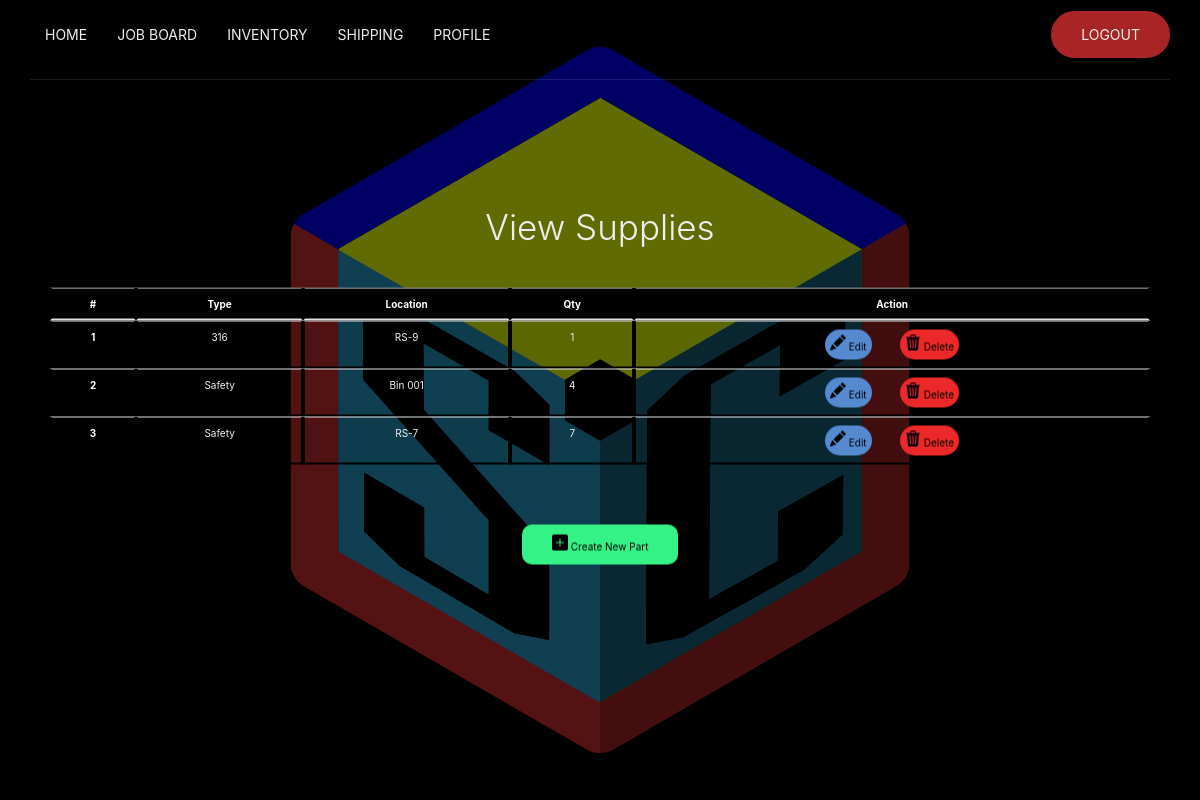
Screenshot of /view_supplies.php with the database file from the repository.
### tables this page shows
CREATE TABLE `supplies` (
  `id` int(11) NOT NULL,
  `type` varchar(20) NOT NULL,
  `location` varchar(20) NOT NULL,
  `quantity` int(11) NOT NULL
);

### php/view_supplies_table.php (called while the page is built)
<?php
include "connection_inv.php";
$sql = "SELECT * FROM supplies ORDER BY id";
$result = mysqli_query($conn, $sql);
?>

### view_supplies.php (the view, shortened to what this page needs)
<?php
include "php/view_supplies_table.php";
?>
<!DOCTYPE html>
<html>
<head>
	<link rel="stylesheet" href="https://maxcdn.bootstrapcdn.com/bootstrap/4.0.0/css/bootstrap.min.css">
	<link rel="stylesheet" href="https://unpkg.com/ionicons@4.5.10-0/dist/css/ionicons.min.css">
  <link rel="stylesheet" href="css/wdd.css">
</head>
<body>
		<header>
			<div class="container">
				<nav>
					<ul class="nav-list">
						<li>
							<a href="index.php">Home</a>
						</li>
						<li>
							<a href="jboard.php">Job Board</a>
						</li>
						<li>
						<li>
							<a href="#">Inventory
							</a>
						</li>
							<a href="shipping.php">Shipping</a>
						</li>
						<li>
							<a href="profile.php">Profile</a>
						</li>
						<li class="move-right btn">
							<a href="php/logout.php">Logout</a>
						</li>
					</ul>
				</nav>
			</div>
		</header>
	<section class="hero">
		<div class="text">
			<div id="box">
				<div id="title">
					<div class="container">
						<h4 class="display-4 text-center">View Supplies</h4><br>
						<?php if (mysqli_num_rows($result)) { ?>
						<div class="outer-wrapper">
							<div class="table-wrapper">
								<table class="table table-striped">
									<thead>
										<tr>
											<th scope="col">#</th>
											<th scope="col">Type</th>
											<th scope="col">Location</th>
											<th scope="col">Qty</th>
											<th scope="col">Action</th>
										</tr>
									</thead>
									<tbody>
										<?php
											 $i = 0;
											 while($rows = mysqli_fetch_assoc($result)){
											 $i++;
										 ?>
										<tr>
											<th scope="row"><?=$i?></th>
											<td><?=$rows['type']?></td>
											<td><?php echo $rows['location']; ?></td>
											<td><?php echo $rows['quantity']; ?></td>
											<td><a href="edit_supplies.php?id=<?=$rows['id']?>"
														 class="btn-edit  bounce-in-on-hover">
															Edit
													</a>
													<a href="php/delete_supplies_table.php?id=<?=$rows['id']?>"
														 class="btn-delete btn-danger bounce-in-on-hover">
														Delete
													</a>
											</td>
										</tr>
										<?php } ?>
									</tbody>
								</table>
								<?php } ?>
							</div>
						</div>
						<div class="py-5 text-center">
							<a href="invwdd_supplies.php" class="link bounce-in-on-hover">
								<svg xmlns="http://www.w3.org/2000/svg" width="16" height="16" fill="currentColor" class="bi bi-plus-square-fill" viewBox="0 0 16 16">
									 <path d="M2 0a2 2 0 0 0-2 2v12a2 2 0 0 0 2 2h12a2 2 0 0 0 2-2V2a2 2 0 0 0-2-2H2zm6.5 4.5v3h3a.5.5 0 0 1 0 1h-3v3a.5.5 0 0 1-1 0v-3h-3a.5.5 0 0 1 0-1h3v-3a.5.5 0 0 1 1 0z"/>
								</svg>
								Create New Part
							</a>
						</div>
					</div>
					</div>
				</div>
		</div>
	</section>
</body>
</html>

### css/wdd.css (style rules this page uses)
*, *::before, *::after { margin: 0; padding: 0; box-sizing: border-box; }
html { font-family: 'Roboto', sans-serif; font-size: 10px; }
body { overflow-x: hidden; }
a { text-decoration: none; }
ul { list-style: none; }
header { width: 100%; position: absolute; top: 0; left: 0; }
.container { width: 100%; max-width: 117rem; margin: 0 auto; padding: 0 1.5rem; }
nav { display: flex; align-items: center; width: 100%; height: 8rem; border-bottom: 1px solid rgba(255,255,255,.1); }
.nav-list { display: flex; width: 100%; align-items: center; }
.nav-list li { line-height: 8rem; position: relative; }
.nav-list a { display: block; color: #eee; padding: 0 1.5rem; font-size: 1.4rem; text-transform: uppercase; transition: color 650ms; }
.btn { padding: 1.3rem; display: inline-block; background-color: #a92525; border: 2px solid #a92525; border-radius: 5rem; transition: background-color 650ms; }
.btn-edit, .btn-delete { padding: .5rem; display: inline-block; border-radius: 5rem; transition: background-color 650ms; color: black; }
.btn-edit { background-color: #558AD1; margin-right: 25px; }
li.move-right { margin: auto 0 auto auto; line-height: initial; }
.hero { width: 100%; height: 100vh; background: linear-gradient(to bottom, rgba(0,0,0,0.5),rgba(0,0,0,0.5)), url("../media/SESCORE_logo_V2.png") center no-repeat; background-size: cover; }
.text { width: 100%; position: absolute; top: 50%; left: 50%; transform: translate(-50%, -50%); color: #eee; text-align: center; }
table { border-collapse: separate; border-spacing: 0px; border-radius: 2px; }
th { position: sticky; background-color: black; color: white; }
th, td { border: 2px solid black; vertical-align: center; }
.table-wrapper { max-height: 500px; overflow-x: auto; overflow-y: scroll; margin: 20px; }
.btn-danger { background-color: #ED2828; border-color: inherit; }
.link { padding: 10px 30px; display: inline-block; color: #000; background-color: #34F285; border-radius: 10px; text-decoration: none; }
.bounce-in-on-hover { display: inline-block; -webkit-transform: perspective(1px) translateZ(0); transform: perspective(1px) translateZ(0); box-shadow: 0 0 1px rgba(0, 0, 0, 0); -webkit-transition-duration: 0.5s; transition-duration: 0.5s; }

### rows the page displays
supplies: type "316", location "RS-9", quantity "1"
supplies: type "Safety", location "Bin 001", quantity "4"
supplies: type "Safety", location "RS-7", quantity "7"
